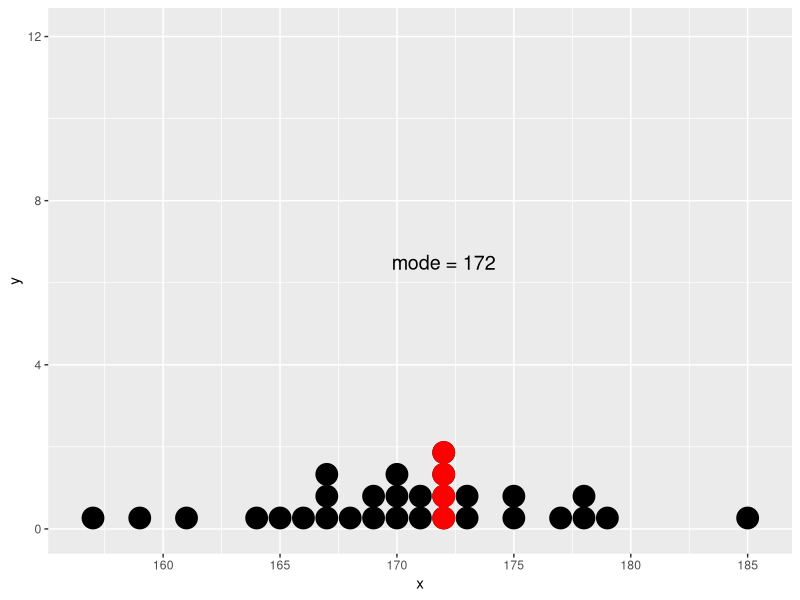
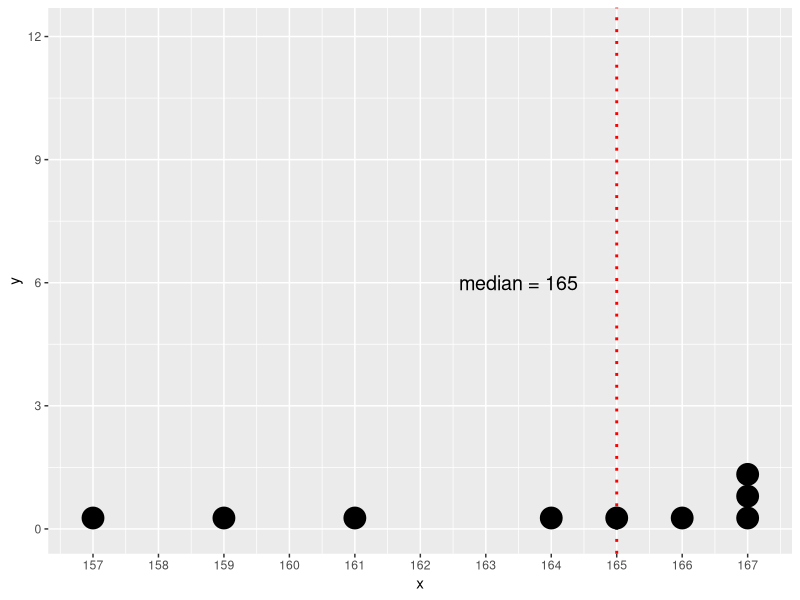
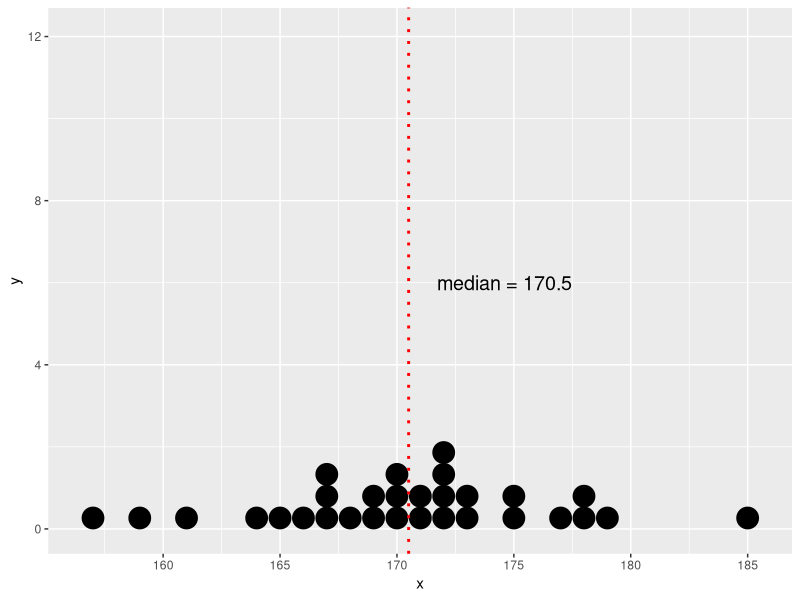
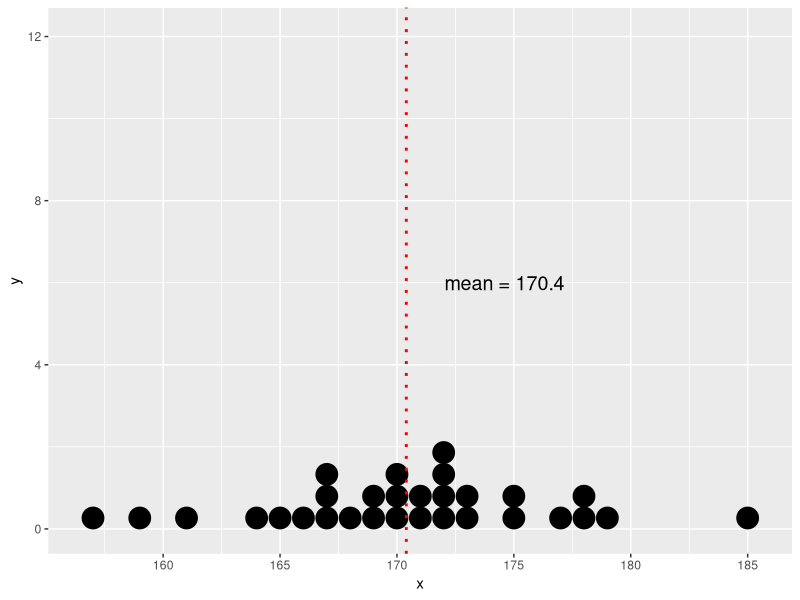

Here is the R script that generated these plots, in order:
## ---- chunk 1
library(ggplot2)
knitr::opts_chunk$set(echo = FALSE, message = F, warning = F)
## ---- chunk 2
# fig.height - размер изображение после knit'a
a <- c(157, 159, 161, 164, 165, 166, 167, 167, 167, 168,
       169, 169, 170, 170, 170, 171, 171, 172, 172, 172, 
       172, 173, 173, 175, 175, 177, 178, 178, 179, 185)
d <- data.frame(x = a)                 # основные данные
d_red <- data.frame(x = rep(172, 4))   # красная мода
ggplot() + 
  geom_dotplot(data = d, aes(x)) + 
  geom_dotplot(data = d_red, aes(x), color = "red", fill = "red") +
  scale_x_continuous(breaks = seq(155, 190, 5)) +
  scale_y_continuous(limits = c(0, 12.1),    # 12.1 - найдено методом математического подгона
                     breaks = seq(0, 12, 4)) +
  annotate("text", x = 172, y = 6.5, label = "mode = 172", size = 5)
## ---- chunk 3
a <- c(157, 159, 161, 164, 165, 166, 167, 167, 167)
d <- data.frame(x = a)
ggplot(d, aes(x)) + 
  geom_vline(data = d, aes(xintercept = median(x)),
             color = "red", linetype = "dotted", size = 1) +
  geom_dotplot() +
  scale_x_continuous(breaks = seq(155, 168, 1)) +
  scale_y_continuous(limits = c(0, 12.1),   
                     breaks = seq(0, 12, 3)) +
  annotate("text", x = 163.5, y = 6, label = "median = 165", size = 5)
## ---- chunk 4
a <- c(157, 159, 161, 164, 165, 166, 167, 167, 167, 168,
       169, 169, 170, 170, 170, 171, 171, 172, 172, 172, 
       172, 173, 173, 175, 175, 177, 178, 178, 179, 185)
d <- data.frame(x = a)
ggplot(d, aes(x)) + 
  geom_dotplot() +
  geom_vline(data = d, aes(xintercept = median(x)),
             color = "red", linetype = "dotted", size = 1) +
  scale_x_continuous(breaks = seq(155, 190, 5)) +
  scale_y_continuous(limits = c(0, 12.1),
                     breaks = seq(0, 12, 4)) +
  annotate("text", x = 174.6, y = 6, label = "median = 170.5", size = 5)
## ---- chunk 5
a <- c(157, 159, 161, 164, 165, 166, 167, 167, 167, 168,
       169, 169, 170, 170, 170, 171, 171, 172, 172, 172, 
       172, 173, 173, 175, 175, 177, 178, 178, 179, 185)
d <- data.frame(x = a)
ggplot(d, aes(x)) + 
  geom_dotplot() +
  geom_vline(data = d, aes(xintercept = mean(x)),
             color = "red", linetype = "dotted", size = 1) +
  scale_x_continuous(breaks = seq(155, 190, 5)) +
  scale_y_continuous(limits = c(0, 12.1),
                     breaks = seq(0, 12, 4)) +
  annotate("text", x = 174.6, y = 6, label = "mean = 170.4", size = 5)
